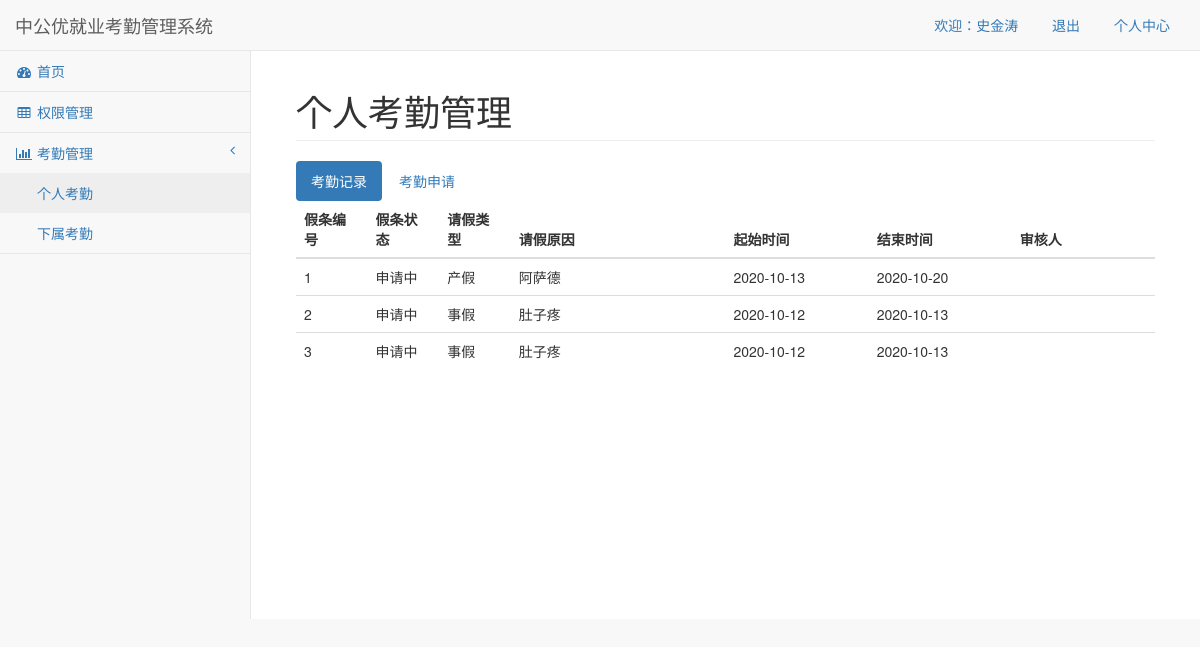
/attendance_me/ (signed in), run on the app's committed database.
### models.py (models this page shows, shortened)
class Base(db.Model):
    __abstract__ = True
    id = db.Column(db.Integer,primary_key=True,autoincrement=True)

class Person(Base):
    __tablename__ = "person"
    name = db.Column(db.String(32),nullable=False)
    password = db.Column(db.String(32),nullable=False)
    nickname = db.Column(db.String(32),nullable=True)
    gender = db.Column(db.String(32),nullable=True)
    age = db.Column(db.Integer,nullable=True)
    job_num = db.Column(db.String(32),nullable=True)
    phone = db.Column(db.String(32),nullable=True)
    email = db.Column(db.String(32),nullable=True)
    picture = db.Column(db.String(64),nullable=True)
    address = db.Column(db.String(64),nullable=True)
    score = db.Column(db.Float,nullable=True)
    position_id = db.Column(db.Integer,db.ForeignKey("position.id"))
    positions = db.relationship("Position",backref="person")

class Attendance(Base):
    __tablename__ = "attendance"
    reason = db.Column(db.Text) # 请假原因
    atype = db.Column(db.String(32))
    adate = db.Column(db.Float) # 请假天数
    start_time = db.Column(db.Date)
    end_time = db.Column(db.Date)
    astauts = db.Column(db.String(32),default="申请中") # 假条状态
    examine = db.Column(db.String(32),nullable=True,default="") # 审核人
    person_id = db.Column(db.Integer,db.ForeignKey("person.id"))

### views.py (the view)
@app.route("/attendance_me/")
def attendance_me():
    person_id = request.cookies.get("person_id")
    att_obj = Attendance.query.filter(Attendance.person_id == int(person_id)).all()
    return render_template("attendance.html",att_obj_list=att_obj)

### views.py (called while the page is built)
@app.add_template_global
def aa():
    result = {
        'news': False,
        'renshi': False
    }
    person_id = request.cookies.get('person_id')
    person_obj = Person.query.get(person_id)
    pos_obj = person_obj.positions  # 职位对象
    permission_obj_list = pos_obj.permission  # 权限对象。
    for permission_obj in permission_obj_list:
        if permission_obj.name == '新闻管理':
            result['news'] = True
        if permission_obj.name == '人事管理':
            result['renshi'] = True
        if permission_obj.name == '考勤管理':
            result['kaoqin'] = True
    return result

### templates/attendance.html (shortened to what this page needs)
{% extends "base.html" %}
{% block contain_title %}
个人考勤管理
{% endblock %}
{% block contain %}
<div class="row">
                <div class="col-lg-12">
                    <ul class="nav nav-pills">
                        <li class="active"><a href="#kqjl" data-toggle="tab">考勤记录</a></li>
                        <li><a href="#kqsq" data-toggle="tab">考勤申请</a></li>
                    </ul>
                    <div class="tab-content">
                        <div id="kqjl" class="tab-pane fade in active">
                            <table class="table">
                                <thead>
                                <tr>
                                    <th>假条编号</th>
                                    <th>假条状态</th>
                                    <th>请假类型</th>
                                    <th>请假原因</th>
                                    <th>起始时间</th>
                                    <th>结束时间</th>
                                    <th>审核人</th>
                                </tr>
                                </thead>
                                <tbody>
                            {% for att_obj in att_obj_list %}
                                <tr>
                                    <td class="col-lg-1">{{ att_obj.id }}</td>
                                    <td class="col-lg-1">{{ att_obj.astauts }}</td>
                                    <td class="col-lg-1">{{ att_obj.atype }}</td>
                                    <td class="col-lg-3">{{ att_obj.reason }}</td>
                                    <td class="col-lg-2">{{ att_obj.start_time }}</td>
                                    <td class="col-lg-2">{{ att_obj.end_time }}</td>
                                    <td class="col-lg-2">{{ att_obj.examine }}</td>
                                </tr>
                            {% endfor %}
                                </tbody>
                            </table>
                        </div>
                    </div>
                </div>
            </div>
{% endblock %}

### templates/base.html (shortened to what this page needs)
<!DOCTYPE html>
<html lang="en">
<head>
    <link href="../static/lib/sb-admin/vendor/bootstrap/css/bootstrap.min.css" rel="stylesheet">
    <link href="../static/lib/sb-admin/vendor/metisMenu/metisMenu.min.css" rel="stylesheet">
    <link href="../static/lib/sb-admin/dist/css/sb-admin-2.css" rel="stylesheet">
    <link href="../static/lib/sb-admin/vendor/font-awesome/css/font-awesome.min.css" rel="stylesheet" type="text/css">
    <link href="../static/css/index.css" rel="stylesheet" type="text/css">
</head>
<body>
<div id="wrapper">
    <nav class="navbar navbar-default navbar-static-top" role="navigation" style="margin-bottom: 0">
        <div class="navbar-header">
            <a class="navbar-brand" href="./base.html">中公优就业考勤管理系统</a>
        </div>
        <ul class="nav navbar-top-links navbar-right">
            <li>
                <a>欢迎：<span>{{ request.cookies.get("person_name") }}</span></a>
            </li>
            <li>
                <a href="/exit/">退出</a>
            </li>
            <li>
                <a href="./profile.html">个人中心</a>
            </li>
        </ul>
        <div class="navbar-default sidebar" role="navigation">
            <div class="sidebar-nav navbar-collapse">
                <ul class="nav" id="side-menu">
                    <li>
                        <a href="/index/"><i class="fa fa-dashboard fa-fw"></i> 首页</a>
                    </li>
                    <li>
                        <a href="/permission/"><i class="fa fa-table fa-fw"></i> 权限管理</a>
                    </li>
{% if aa().kaoqin == True %}
                    <li>
                        <a href="#"><i class="fa fa-bar-chart-o fa-fw"></i> 考勤管理<span class="fa arrow"></span></a>
                        <ul class="nav nav-second-level">
                            <li>
                                <a href="/attendance_me/">个人考勤</a>
                            </li>
                            <li>
                                <a href="/att_list_sub/">下属考勤</a>
                            </li>
                        </ul>
                    </li>
                {% endif %}
                </ul>
            </div>
        </div>
    </nav>
    <div id="page-wrapper">
        <div class="container-fluid">
            <div class="row">
                <div class="col-lg-12">
                    <h1 class="page-header">{% block contain_title %}首页{% endblock %}</h1>
                </div>
            </div>
        {% block contain %}{% endblock %}
        </div>
    </div>
</div>
</body>
</html>

### data on the page
Person: cookies.get "史金涛"
Attendance: id "1", astauts "申请中", atype "产假", reason "阿萨德", start_time "2020-10-13", end_time "2020-10-20"
Attendance: id "2", astauts "申请中", atype "事假", reason "肚子疼", start_time "2020-10-12", end_time "2020-10-13"
Attendance: id "3", astauts "申请中", atype "事假", reason "肚子疼", start_time "2020-10-12", end_time "2020-10-13"
